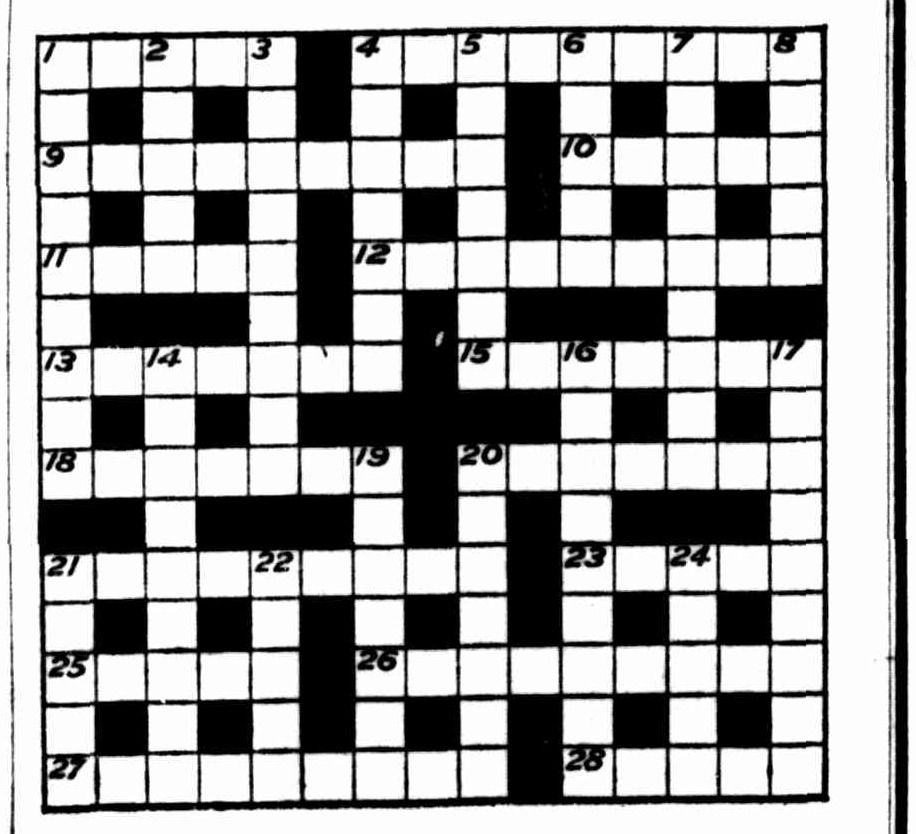
#> input picture tools/fixtures/trove/102024288/grid.jpg, 916 x 834 px
$ python trove_grid.py fixtures/trove/102024288/grid.jpg
#> lines starting #> are read from the running program, lines starting #| are printed output that depends on the picture; after the words box and inside, x2 and y2 are one past the last pixel; in counts of white or black regions, pixels touching at a corner belong together
#!/usr/bin/env python3
"""Read a crossword's black squares off a scanned grid image.

    python3 tools/trove_grid.py "$(python3 tools/downloads.py)"/trove/<id>/grid.jpg   # print the grid

read_grid(path) returns (rows, None), each row a string of "#" (block) and
"." (white), or (None, reason) when the picture does not prove one grid:

  1. Otsu's threshold splits ink from paper.
  2. The lattice is the largest connected patch of ink: rules, frame and
     blocks all touch, and a column rule or a headline beside it does not.
  3. Within its bounding box, the white cells are paper patches walled in by
     rules. Each is counted onto a row and column from its neighbours (a
     curled page's pitch drifts), and the rows and columns they fill give the
     cell count. Each cell's centre follows its row's and column's own line
     and the local warp of the patches around it.
  4. A block is solid ink or a halftone stipple whose dots reach every part
     of the cell; a light holds at most its number, a speck or a rule's
     edge. Each cell and its 180-degree mirror are scored together on how
     far ink spreads through their middles, and lights and blocks are the
     two sides of the widest gap between scores: a narrow gap, a light with
     no neighbouring light, lights in two patches, or a light's paper patch
     off its row's or column's line and outside its cell is a refusal, not a
     guess. A cell whose rules a sticker hides is read from its mirror. The
     grid returned is symmetric by construction.

Pure Pillow + numpy; the caller checks the result against the clue list.
"""
import sys
from collections import deque

import numpy as np
from PIL import Image

#: A white patch further than this share of a cell from its row's and
#: column's line, and not inside its cell's rules, refuses the grid.
OFF_LATTICE = 0.25
#: A cell's warp is the median misfit of the patches within this many rows
#: and columns of it, when there are at least WARP_MIN of them.
WARP_REACH = 2
WARP_MIN = 5
#: A cell whose rules show ink along less than this share of its sides is
#: hidden (a sticker over the grid) and read from its mirror.
RULES_SEEN = 0.8
#: Lights and blocks must be split by a gap at least this wide in pair score.
MIN_GAP = 0.15
SIZES = (9, 11, 13, 15, 17, 19, 21, 23, 27)
#: lattice() reads a crop at this width (a laid-out grid's, GRID_WIDTH) and
#: wants this many neighbouring white-cell pairs each way: a 15x15 grid has
#: ~100, a photo under ten.
LATTICE_WIDTH = 720
LATTICE_PAIRS = 30


SOLID = 0.9  # share of the best score a cell needs to be a block unmirrored
BARE = 0.02  # share of the best score a cell may hold and still be a light against a solid mirror (a pale stippled block holds more)


def otsu(gray):
    """The cut `gray < cut` splits ink from paper at: the darker class's top
    level, or one over it when that level is the class's only one, as on a
    bilevel page (0 and 255 only), so the darker class is never empty."""
    hist = np.bincount(gray.ravel(), minlength=256).astype(float)
#> hist = 256 values, max 256651 at index 253, min 350 at index 121, mean 2984.2
    total, sum_all = hist.sum(), (hist * np.arange(256)).sum()
#> total = 763944; sum_all = 122861328
    best, cut, w0, sum0 = -1.0, 128, 0.0, 0.0
    for t in range(256):
        w0 += hist[t]
        if w0 == 0 or w0 == total:
            continue
        sum0 += t * hist[t]
        m0, m1 = sum0 / w0, (sum_all - sum0) / (total - w0)
        between = w0 * (total - w0) * (m0 - m1) ** 2
        if between > best:
            best, cut = between, t
#> this loop made 256 passes
#> (w0, sum0, m0, m1, best) on passes 1 to 8: (164561, 0, 0, 205, 4.14e+15), (182825, 18264, 0.0999, 211.4, 4.74e+15), (192707, 38028, 0.197, 215, 5.08e+15), (199317, 57858, 0.29, 217.5, 5.31e+15), (204372, 78078, 0.382, 219.4, 5.49e+15), (208305, 97743, 0.469, 220.9, 5.63e+15), (211587, 117435, 0.555, 222.2, 5.74e+15), (214228, 135922, 0.634, 223.3, 5.84e+15)
    return cut if hist[:cut].any() else cut + 1


def largest_component(ink, step=2):
    """Bounding box (x0, y0, x1, y1) of the largest 4-connected ink patch,
    found on a 1/step subsample (rules are thicker than step pixels)."""
    small = ink[::step, ::step]
    h, w = small.shape
    seen = np.zeros_like(small, dtype=bool)
    best, box = 0, None
    ys, xs = np.nonzero(small)
    for y0, x0 in zip(ys.tolist(), xs.tolist()):
        if seen[y0, x0]:
            continue
        seen[y0, x0] = True
        q, n = deque([(y0, x0)]), 0
        bx0 = bx1 = x0
        by0 = by1 = y0
        while q:
            y, x = q.popleft()
            n += 1
            bx0, bx1, by0, by1 = min(bx0, x), max(bx1, x), min(by0, y), max(by1, y)
            for ny, nx in ((y + 1, x), (y - 1, x), (y, x + 1), (y, x - 1)):
                if 0 <= ny < h and 0 <= nx < w and small[ny, nx] and not seen[ny, nx]:
                    seen[ny, nx] = True
                    q.append((ny, nx))
        if n > best:
            best, box = n, (bx0 * step, by0 * step, bx1 * step + step, by1 * step + step)
    return box


def pooled(ink, step=2):
    """Ink max-pooled over step x step blocks, so a rule thinner than a
    block survives the shrink."""
    h, w = (ink.shape[0] // step) * step, (ink.shape[1] // step) * step
    return ink[:h, :w].reshape(h // step, step, w // step, step).any(axis=(1, 3))


def components(mask):
    """[(area, cy, cx, height, width, top, left)] of the 4-connected True
    patches."""
    h, w = mask.shape
    seen = np.zeros_like(mask, dtype=bool)
    out = []
    ys, xs = np.nonzero(mask)
    for y0, x0 in zip(ys.tolist(), xs.tolist()):
        if seen[y0, x0]:
            continue
        seen[y0, x0] = True
        q, n, sy, sx = deque([(y0, x0)]), 0, 0, 0
        by0 = by1 = y0
        bx0 = bx1 = x0
        while q:
            y, x = q.popleft()
            n += 1
            sy += y
            sx += x
            by0, by1, bx0, bx1 = min(by0, y), max(by1, y), min(bx0, x), max(bx1, x)
            for ny, nx in ((y + 1, x), (y - 1, x), (y, x + 1), (y, x - 1)):
                if 0 <= ny < h and 0 <= nx < w and mask[ny, nx] and not seen[ny, nx]:
                    seen[ny, nx] = True
                    q.append((ny, nx))
        out.append((n, sy / n, sx / n, by1 - by0 + 1, bx1 - bx0 + 1, by0, bx0))
    return out


def steps(pos):
    """Each position's index on a line of cells, `pos` counted in cells:
    positions within half a cell of the one before are one cluster, and each
    cluster's index is the last one's plus the gap between their means,
    rounded. Counting from the neighbour, not from the first cell, keeps a
    curled page's few percent of pitch from adding up to a whole cell
    across a 27-cell grid."""
    order = sorted(range(len(pos)), key=lambda i: pos[i])
    groups = [[order[0]]]
    for j in order[1:]:
        if pos[j] - float(np.mean([pos[i] for i in groups[-1]])) > 0.5:
            groups.append([])
        groups[-1].append(j)
    out, index, last = [0] * len(pos), 0, None
    for g in groups:
        mean = float(np.mean([pos[i] for i in g]))
        if last is not None:
            index += max(1, round(mean - last))
        last = mean
        for i in g:
            out[i] = index
    return out


def white_cells(gray):
    """Steps 1-3's start on a grey image: ((ink, not_paper, box, walls,
    step, patches, side, across, down), None), `across` and `down` the
    (dy, dx) of each pair of cell-sized paper patches a cell apart, or
    (None, why) when no lattice of white cells shows."""
    cut = otsu(gray)
#> gray is the input picture: shape (834, 916); min 0, max 255, mean 160.8
    ink = gray < cut
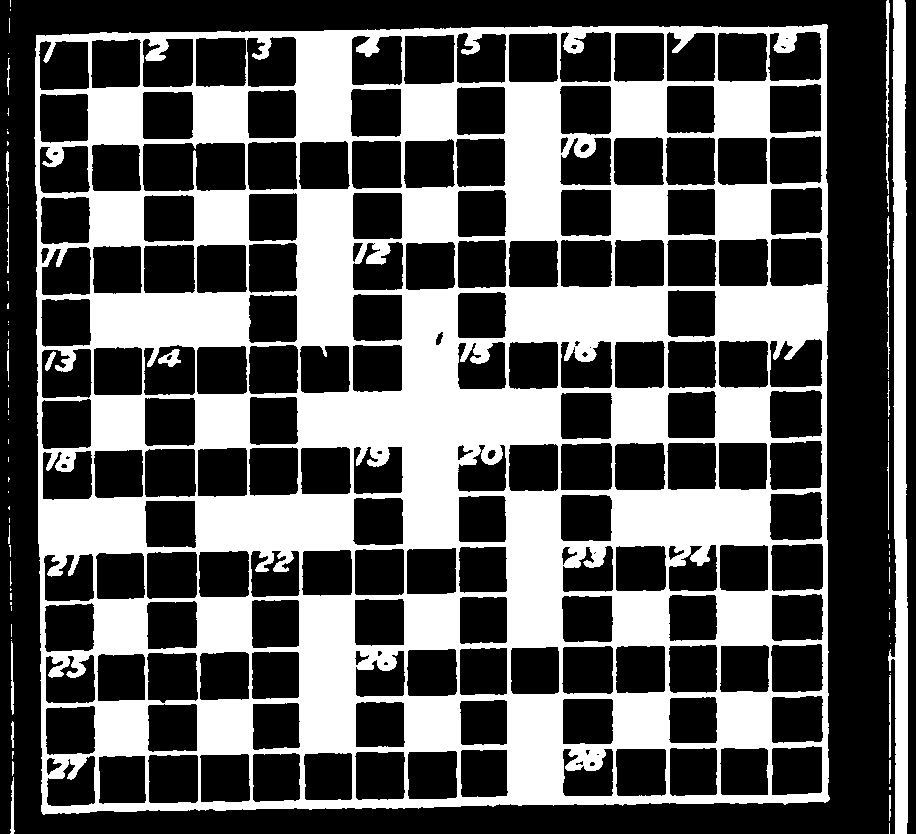
#> ink: shape (834, 916) bool; 36.5% white; 71 white regions (47 under 20 px), largest, box (x1, y1, x2, y2) and area: (34, 24, 830, 815) 266191, (888, 0, 908, 834) 10347, (886, 0, 890, 194) 455
    # Paper is only what is clearly paper: a faint rule between two white
    # cells is grey, not white, and must still wall them apart.
    not_paper = gray < (cut + float(np.percentile(gray, 90))) / 2
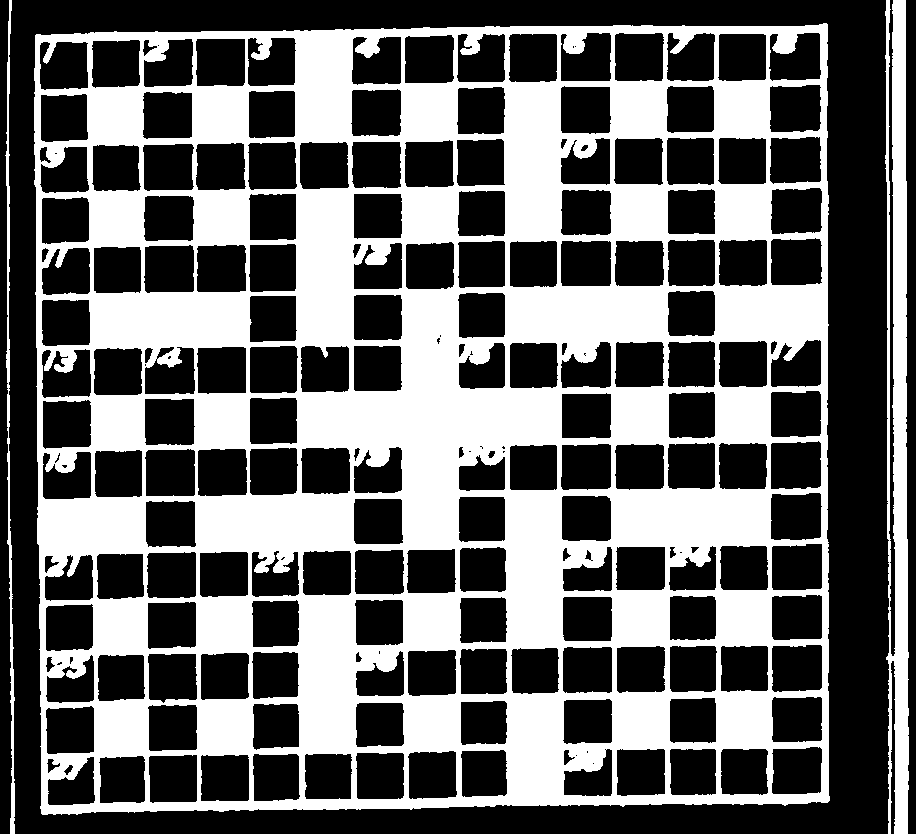
#> not_paper: shape (834, 916) bool; 39.9% white; 3 white regions, box (x1, y1, x2, y2) and area: (34, 23, 830, 815) 288460, (885, 0, 909, 834) 13878, (5, 0, 15, 834) 2256
    box = largest_component(ink)
#> in largest_component, `small = ink[::step, ::step]`:
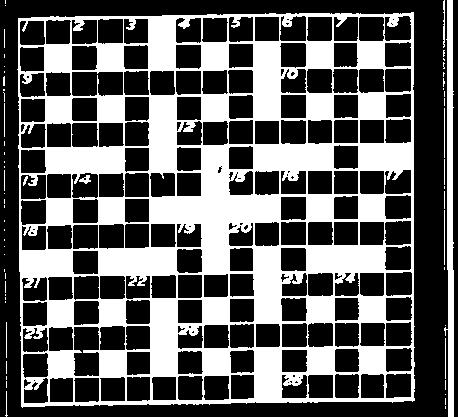
#> small: shape (417, 458) bool; 36.5% white; 59 white regions (46 under 20 px), largest, box (x1, y1, x2, y2) and area: (17, 12, 415, 408) 66451, (444, 0, 454, 417) 2523, (443, 0, 445, 48) 79
#> the loop in largest_component, `for y0, x0 in zip(ys.tolist(), xs.tolist()):` made 69674 passes
#> (y0, x0) on passes 1 to 3: (0, 5), (0, 444), (0, 447)
    if box is None:
        return None, "no ink in the image"
    x0, y0, x1, y1 = box
    sub = ink[y0:min(y1, ink.shape[0]), x0:min(x1, ink.shape[1])]
#> sub: shape (792, 796) bool; 42.3% white; 3 white regions, box (x1, y1, x2, y2) and area: (0, 0, 796, 791) 266191, (124, 325, 147, 343) 212, (11, 327, 22, 347) 96
#> (the rest of the program and of its run is left out)
